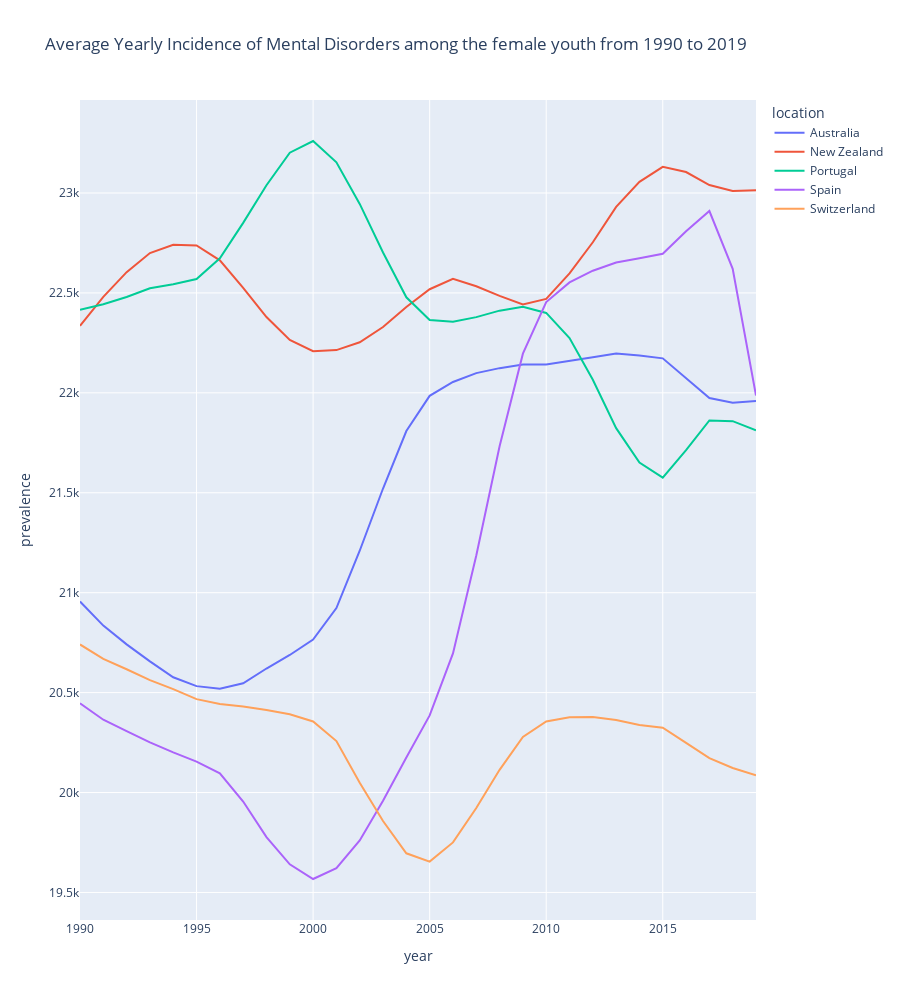

This figure's notebook cell:
### Code cell
# line graph of Top 5 OECD countries / female mental health

result = femaleyouthoecd[femaleyouthoecd['location'].isin(['New Zealand', 'Portugal', 'Australia', 'Spain', 'Switzerland'])]

fig = px.line(result,
                 x="year",
                 y="prevalence",
                 color="location",
                 height= 1000,
                 labels={"val": "average yearly incidence"},
                 title="Average Yearly Incidence of Mental Disorders among the female youth from 1990 to 2019")

#fig.update_layout(yaxis_range=[3000,9000])

fig.show()

result.to_excel('./top5prevfem.xlsx')

### Figure 1 — Plotly figure (JSON) as saved in the notebook; plotly's stock layout.template omitted (floating-point values rounded to 4 significant figures)
{"data": [{"hovertemplate": "location=Australia<br>year=%{x}<br>prevalence=%{y}<extra></extra>", "legendgroup": "Australia", "line": {"color": "#636efa", "dash": "solid"}, "marker": {"symbol": "circle"}, "mode": "lines", "name": "Australia", "orientation": "v", "showlegend": true, "type": "scatter", "x": [1990, 1991, 1992, 1993, 1994, 1995, 1996, 1997, 1998, 1999, 2000, 2001, 2002, 2003, 2004, 2005, 2006, 2007, 2008, 2009, 2010, 2011, 2012, 2013, 2014, 2015, 2016, 2017, 2018, 2019], "xaxis": "x", "y": [20960.0, 20840.0, 20740.0, 20660.0, 20580.0, 20530.0, 20520.0, 20550.0, 20620.0, 20690.0, 20770.0, 20920.0, 21210.0, 21520.0, 21810.0, 21980.0, 22050.0, 22100.0, 22120.0, 22140.0, 22140.0, 22160.0, 22180.0, 22200.0, 22190.0, 22170.0, 22070.0, 21970.0, 21950.0, 21960.0], "yaxis": "y"}, {"hovertemplate": "location=New Zealand<br>year=%{x}<br>prevalence=%{y}<extra></extra>", "legendgroup": "New Zealand", "line": {"color": "#EF553B", "dash": "solid"}, "marker": {"symbol": "circle"}, "mode": "lines", "name": "New Zealand", "orientation": "v", "showlegend": true, "type": "scatter", "x": [1990, 1991, 1992, 1993, 1994, 1995, 1996, 1997, 1998, 1999, 2000, 2001, 2002, 2003, 2004, 2005, 2006, 2007, 2008, 2009, 2010, 2011, 2012, 2013, 2014, 2015, 2016, 2017, 2018, 2019], "xaxis": "x", "y": [22340.0, 22480.0, 22600.0, 22700.0, 22740.0, 22740.0, 22660.0, 22530.0, 22380.0, 22260.0, 22210.0, 22210.0, 22250.0, 22330.0, 22430.0, 22520.0, 22570.0, 22530.0, 22480.0, 22440.0, 22470.0, 22600.0, 22750.0, 22930.0, 23060.0, 23130.0, 23100.0, 23040.0, 23010.0, 23010.0], "yaxis": "y"}, {"hovertemplate": "location=Portugal<br>year=%{x}<br>prevalence=%{y}<extra></extra>", "legendgroup": "Portugal", "line": {"color": "#00cc96", "dash": "solid"}, "marker": {"symbol": "circle"}, "mode": "lines", "name": "Portugal", "orientation": "v", "showlegend": true, "type": "scatter", "x": [1990, 1991, 1992, 1993, 1994, 1995, 1996, 1997, 1998, 1999, 2000, 2001, 2002, 2003, 2004, 2005, 2006, 2007, 2008, 2009, 2010, 2011, 2012, 2013, 2014, 2015, 2016, 2017, 2018, 2019], "xaxis": "x", "y": [22420.0, 22440.0, 22480.0, 22520.0, 22540.0, 22570.0, 22670.0, 22850.0, 23040.0, 23200.0, 23260.0, 23150.0, 22950.0, 22700.0, 22480.0, 22360.0, 22360.0, 22380.0, 22410.0, 22430.0, 22400.0, 22270.0, 22070.0, 21820.0, 21650.0, 21580.0, 21710.0, 21860.0, 21860.0, 21810.0], "yaxis": "y"}, {"hovertemplate": "location=Spain<br>year=%{x}<br>prevalence=%{y}<extra></extra>", "legendgroup": "Spain", "line": {"color": "#ab63fa", "dash": "solid"}, "marker": {"symbol": "circle"}, "mode": "lines", "name": "Spain", "orientation": "v", "showlegend": true, "type": "scatter", "x": [1990, 1991, 1992, 1993, 1994, 1995, 1996, 1997, 1998, 1999, 2000, 2001, 2002, 2003, 2004, 2005, 2006, 2007, 2008, 2009, 2010, 2011, 2012, 2013, 2014, 2015, 2016, 2017, 2018, 2019], "xaxis": "x", "y": [20450.0, 20360.0, 20310.0, 20250.0, 20200.0, 20150.0, 20100.0, 19950.0, 19780.0, 19640.0, 19570.0, 19620.0, 19760.0, 19960.0, 20180.0, 20390.0, 20700.0, 21190.0, 21730.0, 22200.0, 22450.0, 22550.0, 22610.0, 22650.0, 22670.0, 22700.0, 22810.0, 22910.0, 22620.0, 21990.0], "yaxis": "y"}, {"hovertemplate": "location=Switzerland<br>year=%{x}<br>prevalence=%{y}<extra></extra>", "legendgroup": "Switzerland", "line": {"color": "#FFA15A", "dash": "solid"}, "marker": {"symbol": "circle"}, "mode": "lines", "name": "Switzerland", "orientation": "v", "showlegend": true, "type": "scatter", "x": [1990, 1991, 1992, 1993, 1994, 1995, 1996, 1997, 1998, 1999, 2000, 2001, 2002, 2003, 2004, 2005, 2006, 2007, 2008, 2009, 2010, 2011, 2012, 2013, 2014, 2015, 2016, 2017, 2018, 2019], "xaxis": "x", "y": [20740.0, 20670.0, 20620.0, 20560.0, 20520.0, 20470.0, 20440.0, 20430.0, 20410.0, 20390.0, 20360.0, 20260.0, 20050.0, 19860.0, 19700.0, 19650.0, 19750.0, 19920.0, 20110.0, 20280.0, 20360.0, 20380.0, 20380.0, 20360.0, 20340.0, 20320.0, 20250.0, 20170.0, 20120.0, 20090.0], "yaxis": "y"}], "layout": {"height": 1000, "legend": {"title": {"text": "location"}, "tracegroupgap": 0}, "title": {"text": "Average Yearly Incidence of Mental Disorders among the female youth from 1990 to 2019"}, "xaxis": {"anchor": "y", "domain": [0, 1], "title": {"text": "year"}}, "yaxis": {"anchor": "x", "domain": [0, 1], "title": {"text": "prevalence"}}}}
